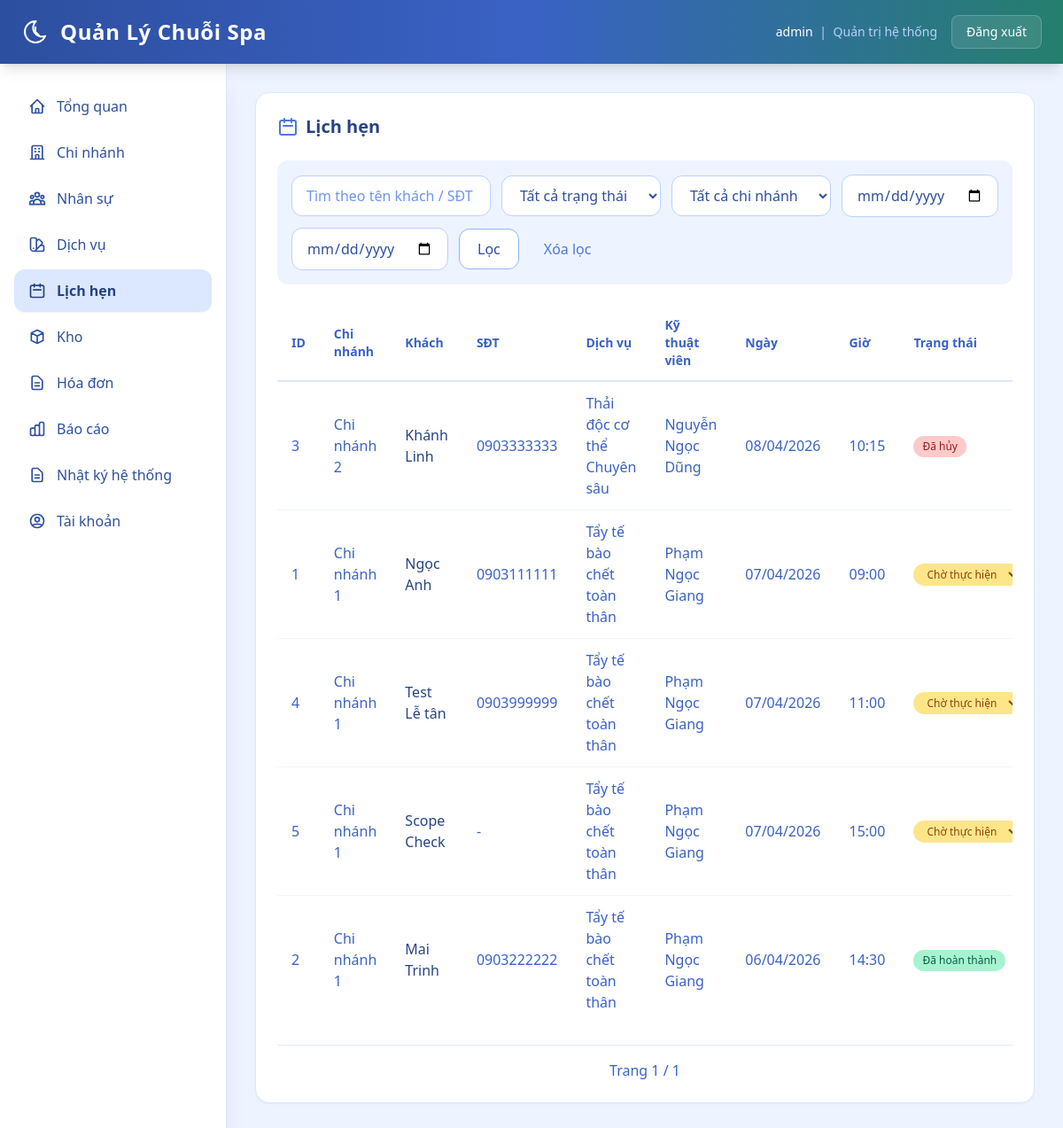
Before: /web/appointments (signed in) with the older database file.
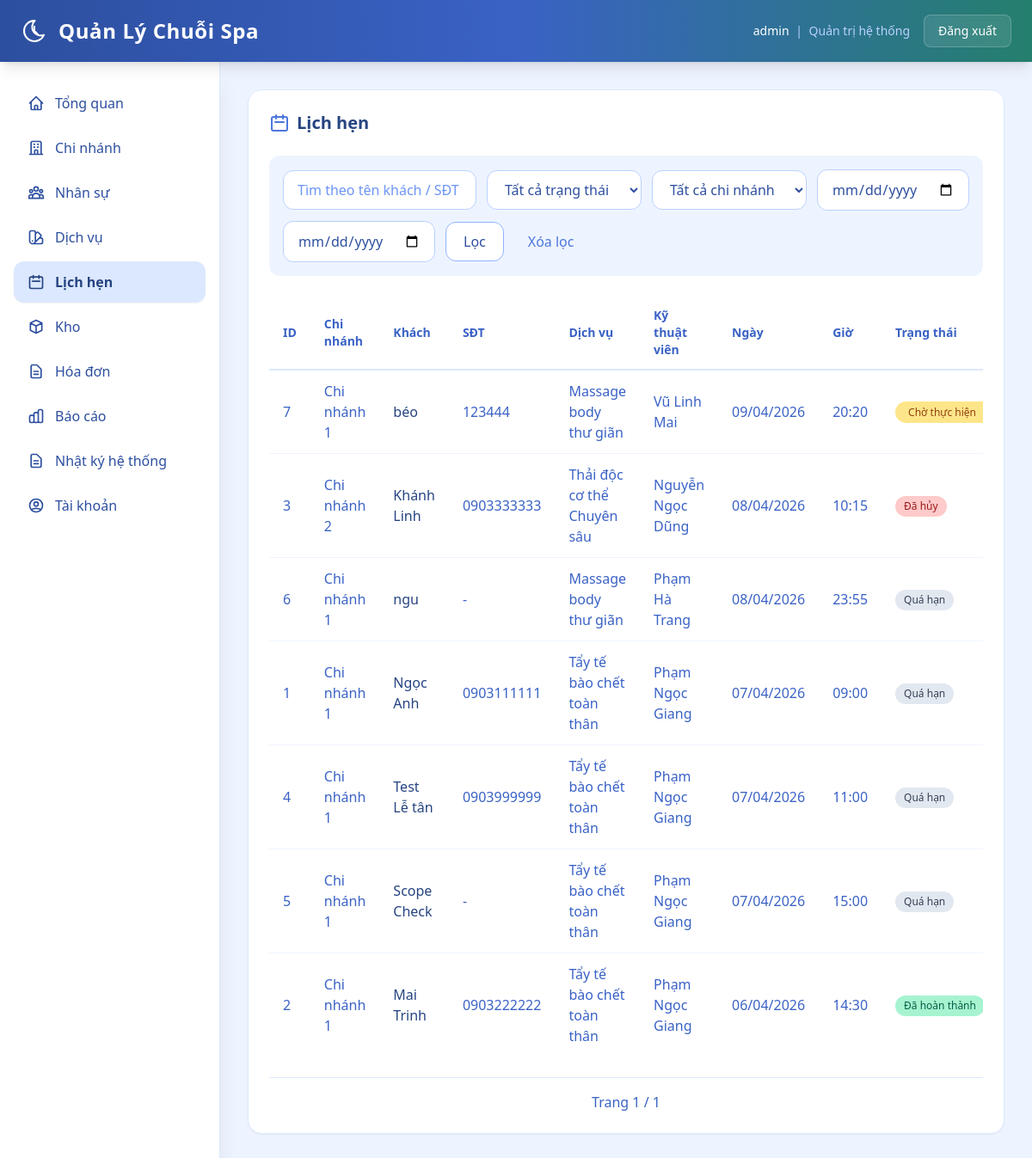
After: the same page with the newer database file.
### backend/models.py (models this page shows)
class TimestampMixin:
    created_at = db.Column(db.DateTime, nullable=False, default=datetime.utcnow)
    updated_at = db.Column(
        db.DateTime,
        nullable=False,
        default=datetime.utcnow,
        onupdate=datetime.utcnow,
    )

class Appointment(db.Model, TimestampMixin):
    __tablename__ = "appointments"
    id = db.Column(db.Integer, primary_key=True)
    branch_id = db.Column(db.Integer, db.ForeignKey("branches.id"), nullable=False, index=True)
    customer_name = db.Column(db.String(255), nullable=False)
    customer_phone = db.Column(db.String(32), nullable=True)
    service_id = db.Column(db.Integer, db.ForeignKey("services.id"), nullable=False, index=True)
    technician_id = db.Column(db.Integer, db.ForeignKey("staffs.id"), nullable=False, index=True)
    appointment_date = db.Column(db.Date, nullable=False, index=True)
    appointment_time = db.Column(db.String(5), nullable=False)
    status = db.Column(db.String(16), nullable=False, default="pending", index=True)
    note = db.Column(db.String(500), nullable=True)
    created_by = db.Column(db.String(64), nullable=True)
    branch = db.relationship("Branch", lazy="joined")
    service = db.relationship("Service", lazy="joined")
    technician = db.relationship("Staff", lazy="joined")
    service_items = db.relationship("AppointmentServiceItem", back_populates="appointment", cascade="all,delete-orphan")

class Branch(db.Model, TimestampMixin):
    __tablename__ = "branches"
    id = db.Column(db.Integer, primary_key=True)
    branch_code = db.Column(db.String(16), nullable=True, unique=True, index=True)
    name = db.Column(db.String(255), nullable=False, unique=True)
    address = db.Column(db.String(500), nullable=True)
    phone = db.Column(db.String(32), nullable=True, unique=True)
    manager_name = db.Column(db.String(255), nullable=True)
    manager_staff_id = db.Column(db.Integer, db.ForeignKey("staffs.id"), nullable=True, index=True)
    status = db.Column(db.String(32), nullable=False, default="active")
    manager_staff = db.relationship("Staff", foreign_keys=[manager_staff_id], lazy="joined")

class Service(db.Model, TimestampMixin):
    __tablename__ = "services"
    id = db.Column(db.Integer, primary_key=True)
    branch_id = db.Column(db.Integer, db.ForeignKey("branches.id"), nullable=False, index=True)
    name = db.Column(db.String(255), nullable=False)
    group_name = db.Column(db.String(64), nullable=True)
    price = db.Column(db.Numeric(12, 2), nullable=False, default=0)
    duration_minutes = db.Column(db.Integer, nullable=False, default=60)
    status = db.Column(db.String(32), nullable=False, default="active")
    description = db.Column(db.String(500), nullable=True)
    branch = db.relationship("Branch", lazy="joined")

class Staff(db.Model, TimestampMixin):
    __tablename__ = "staffs"
    id = db.Column(db.Integer, primary_key=True)
    branch_id = db.Column(db.Integer, db.ForeignKey("branches.id"), nullable=False, index=True)
    full_name = db.Column(db.String(255), nullable=False)
    phone = db.Column(db.String(32), nullable=True, unique=True, index=True)
    title = db.Column(db.String(64), nullable=True)
    status = db.Column(db.String(32), nullable=False, default="active")
    start_date = db.Column(db.Date, nullable=True)
    note = db.Column(db.String(500), nullable=True)
    branch = db.relationship("Branch", foreign_keys=[branch_id], lazy="joined")

### backend/web_modules/lich_hen.py (the view, shortened to what this page needs)
@web_bp.get("/appointments")
@roles_required("super_admin", "branch_manager", "receptionist", "technician")
def appointments():
    scope_ids = get_current_branch_scope()
    if not scope_ids:
        return redirect(url_for("web.login"))
    auto_mark_overdue_appointments(scope_ids)
    user = g.web_user
    q = parse_text(request.args.get("q"))
    status = normalize_choice(request.args.get("status"), set(APPOINTMENT_STATUS_LABELS), "")
    from_date = parse_date(request.args.get("from_date"))
    to_date = parse_date(request.args.get("to_date"))
    selected_branch_id = resolve_selected_branch_id(scope_ids, parse_int(request.args.get("branch_id")))
    page = parse_page(request.args.get("page"), default=1)
    query = Appointment.query.filter(Appointment.branch_id.in_(scope_ids))
    if selected_branch_id:
        query = query.filter(Appointment.branch_id == selected_branch_id)
    if status and user.role != "technician":
        query = query.filter(Appointment.status == status)
    if from_date:
        query = query.filter(Appointment.appointment_date >= from_date)
    if to_date:
        query = query.filter(Appointment.appointment_date <= to_date)
    technician_scope_warning = None
    if user.role == "technician":
        if not user.staff_id:
            query = query.filter(Appointment.id == -1)
            technician_scope_warning = "Tài khoản kỹ thuật viên chưa được gán nhân sự, chưa thể hiển thị lịch hẹn."
        else:
            query = query.filter(Appointment.technician_id == user.staff_id)
    pager = paginate(
        query.order_by(Appointment.appointment_date.desc(), Appointment.appointment_time.asc(), Appointment.id.desc()),
        page=page,
        per_page=12,
    )
    branch_options = list_scope_branches(scope_ids, order_by="name")
    branch_map = {row.id: row.name for row in branch_options}
    if selected_branch_id:
        scope_label = branch_map.get(selected_branch_id, "Chi nhánh")
    else:
        scope_label = "Tất cả chi nhánh" if user.is_super_admin else branch_map.get(g.active_branch_id, "Chi nhánh")
    can_create_appointment = user.role == "receptionist"
    can_cancel_appointment = user.role in {"super_admin", "branch_manager", "receptionist"}
    form_branch_id = g.active_branch_id if g.active_branch_id in scope_ids else selected_branch_id
    if form_branch_id is None and scope_ids:
        form_branch_id = scope_ids[0]
    service_rows = []
    technician_rows = []
    if can_create_appointment and form_branch_id:
        service_rows = Service.query.filter_by(branch_id=form_branch_id, status="active").order_by(Service.name.asc()).all()
        technician_rows = list_active_technicians(form_branch_id)
    return render_template(
        "web/appointments.html",
        rows=pager.items,
        pager=pager,
        q=q,
        status=status,
        from_date=from_date,
        to_date=to_date,
        selected_branch_id=selected_branch_id,
        branch_options=branch_options,
        scope_label=scope_label,
        status_labels=APPOINTMENT_STATUS_LABELS,
        can_create_appointment=can_create_appointment,
        can_cancel_appointment=can_cancel_appointment,
        service_rows=service_rows,
        technician_rows=technician_rows,
        technician_scope_warning=technician_scope_warning,
    )

### backend/models.py (called while the page is built)
    @property
    def is_super_admin(self) -> bool:
        return self.role == "super_admin"

### backend/web.py (called while the page is built)
def parse_text(value: str | None) -> str:
    return (value or "").strip()

def parse_int(value):
    try:
        return int(value)
    except (TypeError, ValueError):
        return None

def parse_date(value):
    text = parse_text(value)
    if not text:
        return None
    try:
        return datetime.strptime(text, "%Y-%m-%d").date()
    except ValueError:
        return None

def parse_page(value, default=1):
    page = parse_int(value)
    if page is None or page < 1:
        return default
    return page

def normalize_choice(value, allowed, default):
    text = parse_text(value).lower()
    if text in allowed:
        return text
    return default

def paginate(query, page, per_page=10):
    return query.paginate(page=page, per_page=per_page, error_out=False)

def role_label(role: str) -> str:
    return ROLE_LABELS.get(role, role)

def can_access_menu_for_user(user: User | None, menu_key: str) -> bool:
    if not user:
        return False
    return menu_key in ROLE_MENU_ACCESS.get(user.role, set())

### backend/templates/web/appointments.html (shortened to what the changed rows need)
{% extends "web/base.html" %}
{% block content %}
  <section class="bg-white rounded-2xl shadow-sm border border-spa-100 p-6 mb-6">
    <h2 class="text-xl font-bold text-spa-800 mb-6 flex items-center gap-2">
      <svg class="w-6 h-6 text-spa-500" fill="none" stroke="currentColor" viewBox="0 0 24 24"><path stroke-linecap="round" stroke-linejoin="round" stroke-width="2" d="M8 7V3m8 4V3m-9 8h10M5 21h14a2 2 0 002-2V7a2 2 0 00-2-2H5a2 2 0 00-2 2v12a2 2 0 002 2z"/></svg>
      Lịch hẹn
    </h2>
    <div class="overflow-x-auto">
      <table class="w-full">
        <thead>
          <tr class="border-b-2 border-spa-100">
            <th class="text-left py-3 px-4 text-sm font-semibold text-spa-600">ID</th>
            <th class="text-left py-3 px-4 text-sm font-semibold text-spa-600">Chi nhánh</th>
            <th class="text-left py-3 px-4 text-sm font-semibold text-spa-600">Khách</th>
            <th class="text-left py-3 px-4 text-sm font-semibold text-spa-600">SĐT</th>
            <th class="text-left py-3 px-4 text-sm font-semibold text-spa-600">Dịch vụ</th>
            <th class="text-left py-3 px-4 text-sm font-semibold text-spa-600">Kỹ thuật viên</th>
            <th class="text-left py-3 px-4 text-sm font-semibold text-spa-600">Ngày</th>
            <th class="text-left py-3 px-4 text-sm font-semibold text-spa-600">Giờ</th>
            <th class="text-left py-3 px-4 text-sm font-semibold text-spa-600">Trạng thái</th>
          </tr>
        </thead>
        <tbody class="divide-y divide-spa-50">
          {% for row in rows %}
            <tr class="hover:bg-spa-50/50 transition-colors">
              <td class="py-3 px-4 text-spa-600">{{ row.id }}</td>
              <td class="py-3 px-4 text-spa-600">{{ row.branch.name if row.branch else '-' }}</td>
              <td class="py-3 px-4 text-spa-800 font-medium">{{ row.customer_name }}</td>
              <td class="py-3 px-4 text-spa-600">{{ row.customer_phone or '-' }}</td>
              <td class="py-3 px-4 text-spa-600">
                {% if row.service_items %}
                  <div class="flex flex-wrap gap-1.5">
                    {% for service_item in row.service_items %}
                      <span class="inline-flex items-center px-2 py-0.5 rounded-full text-xs bg-spa-100 text-spa-700">{{ service_item.service_name }}</span>
                    {% endfor %}
                  </div>
                {% else %}
                  {{ row.service.name if row.service else '-' }}
                {% endif %}
              </td>
              <td class="py-3 px-4 text-spa-600">{{ row.technician.full_name if row.technician else '-' }}</td>
              <td class="py-3 px-4 text-spa-600">{{ row.appointment_date.strftime('%d/%m/%Y') if row.appointment_date else '-' }}</td>
              <td class="py-3 px-4 text-spa-600">{{ row.appointment_time }}</td>
              <td class="py-3 px-4">
                {% if can_cancel_appointment and row.status == 'pending' %}
                  <form method="post" action="{{ url_for('web.appointments_cancel') }}" class="flex flex-col items-start gap-2" data-cancel-status-form>
                    <select name="cancel_action" class="inline-flex items-center whitespace-nowrap px-2.5 py-0.5 rounded-full text-xs font-medium leading-5 bg-amber-200 text-amber-800 border border-transparent focus:border-spa-400 focus:ring-2 focus:ring-spa-100 outline-none transition-all" data-cancel-action-select>
                      <option value="">{{ status_labels.get(row.status, row.status) }}</option>
                    </select>
                  </form>
                {% else %}
                  <span class="inline-flex items-center whitespace-nowrap px-2.5 py-0.5 rounded-full text-xs font-medium leading-5
                    {% if row.status == 'completed' %}bg-emerald-200 text-emerald-800
                    {% elif row.status == 'pending' %}bg-amber-200 text-amber-800
                    {% elif row.status == 'overdue' %}bg-slate-200 text-slate-700
                    {% elif row.status == 'cancelled' %}bg-red-200 text-red-800
                    {% else %}bg-spa-100 text-spa-700{% endif %}">
                    {{ status_labels.get(row.status, row.status) }}
                  </span>
                {% endif %}
              </td>
            </tr>
          {% else %}
            <tr><td colspan="11" class="py-8 text-center text-spa-400">Không có lịch hẹn.</td></tr>
          {% endfor %}
        </tbody>
      </table>
    </div>
  </section>
{% endblock %}

Changed rows visible on the page:
added Appointment: id "7", branch "Chi nhánh 1", customer_name "béo", customer_phone "123444", service "Massage body thư giãn", technician "Vũ Linh Mai", appointment_date "09/04/2026", appointment_time "20:20", cancel_action "Chờ thực hiện"
added Appointment: id "6", branch "Chi nhánh 1", customer_name "ngu", customer_phone "-", service "Massage body thư giãn", technician "Phạm Hà Trang", appointment_date "08/04/2026", appointment_time "23:55", get "Quá hạn"
changed Appointment "Ngọc Anh": status "pending" → "overdue" (drawn); get (not shown) → "Quá hạn"; cancel_action "Chờ thực hiện" → (not shown)
changed Appointment "Test Lễ tân": status "pending" → "overdue" (drawn); get (not shown) → "Quá hạn"; cancel_action "Chờ thực hiện" → (not shown)
changed Appointment "Scope Check": status "pending" → "overdue" (drawn); get (not shown) → "Quá hạn"; cancel_action "Chờ thực hiện" → (not shown)
